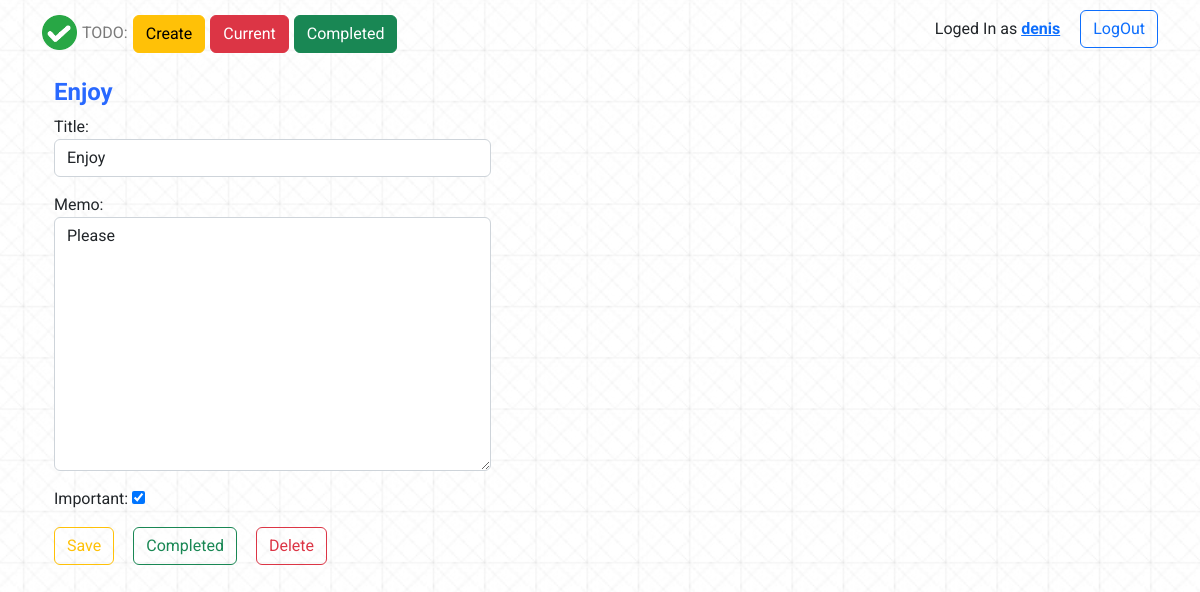
The app's page /todo/22 (signed in), older data.
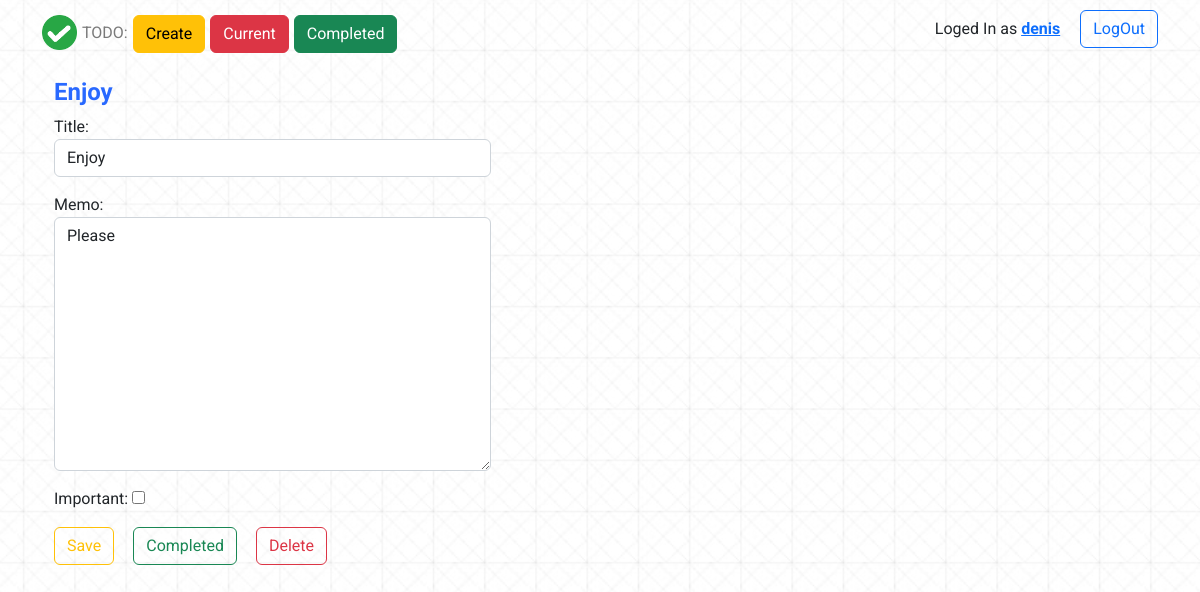
The same page, newer data.
### todo/models.py (models this page shows, shortened)
class ToDo(models.Model):
    title = models.CharField(max_length=100)
    memo = models.TextField(blank=True)
    date = models.DateTimeField(auto_now_add=True)
    date_completed = models.DateTimeField(null=True, blank=True)
    important = models.BooleanField(default=False)
    user = models.ForeignKey(User, on_delete=models.CASCADE)

### todo/views.py (the view, shortened to what this page needs)
# urls.py: path('todo/<int:todo_pk>', views.viewtodo, name = 'viewtodo'),
@login_required
def viewtodo(request, todo_pk):
    todo = get_object_or_404(ToDo, pk=todo_pk, user=request.user)
    if request.method == 'GET':
        form = FormTodo(instance=todo, )
        return render(request, 'todo/viewtodo.html', {'todo':todo, 'form':form})

### todo/forms.py
class FormTodo(ModelForm):
    class Meta:
        model = ToDo
        fields = ['title', 'memo', 'important']
        widgets = {
            'memo': forms.Textarea(attrs={"class": "form-control"}),
            'title': forms.TextInput(attrs={"class": "form-control"})
        }

### todo/templates/todo/viewtodo.html (shortened to what this page needs)
{% extends 'todo/base.html' %}
{% block content %}
<div class="container">
    <div class="view-block">
        <div class="view-header">
            <h4>{{ todo.title }}</h4>
        </div>
        <div class="view-form">
            {% if todo.date_completed %}
            {% if todo.memo %}
            <h5 class="form-control">{{ todo.memo }}</h5>
            {% endif %}
            <h6>Completed: {{ todo.date_completed|date:'M j Y H:i' }}</h6>
            {% else %}
            <form method="POST">
            {{ form.as_p }}
        </div>
            <div class="col-md-3">
                <div class="view-btns">
                    <button type="submit" name="button" class="btn btn-outline-warning">Save</button>
                    <form method="POST" action="{% url 'completetodo' todo.id %}">
                    <button type="submit" name="button" class="btn btn-outline-success">Completed</button>
                    </form>
                    <form method="POST" action="{% url 'deletetodo' todo.id %}">
                    <button type="submit" name="button" class="btn btn-outline-danger">Delete</button>
                    </form>
                </div>
            </div>
        {% endif %}
    </div>
</div>
{% endblock %}

Row changes from the older to the newer data that the page shows:
changed ToDo "Enjoy": important "☑" → "☐"
